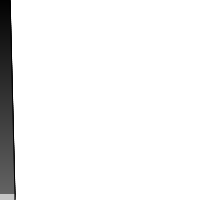
Frame 1 (no input)
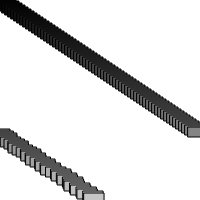
Frame 60 (no input)
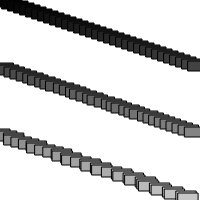
Frame 120 (the mouse pressed at the canvas centre since frame 60)

The p5.js sketch that drew these frames (run headless with seeded random() and noise() and a simulated clock; from frame 60 on, the mouse is pressed at the canvas centre):

// p5.js sketch
// ── sketch.js
let cars =[];

function setup(){
  createCanvas(200,200);
  //smooth();

  for(var i=0; i<100; i++){
    cars[i]=new Car(color(i*2),0,i*2,i/20);
  }
}

function draw(){
  background(255);
  for(var i=0; i<cars.length; i++){
    cars[i].move();
    cars[i].show();
  }
}

// ── Car object.js
class Car {

  constructor(tempColor, tempXpos, tempYpos, tempXspeed) {
    this.color = tempColor;
    this.xpos = tempXpos;
    this.ypos = tempYpos;
    this.xspeed = tempXspeed;
  }

  show() {
    rectMode(CENTER);
    stroke(0);
    fill(this.color);
    rect(this.xpos, this.ypos, 20, 10);
  }

  move() {
    this.xpos = this.xpos + this.xspeed;
    if (this.xpos > width) {
      this.xpos = 0;
    }
  }

}
